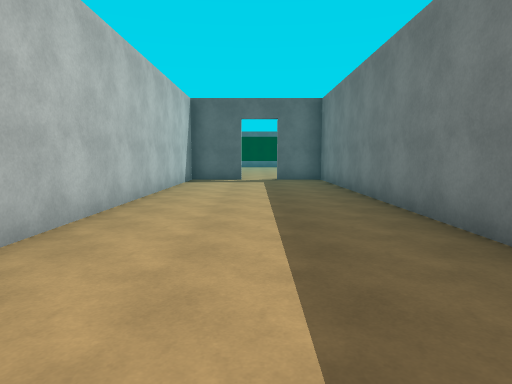
[1] (above)

13 first-person views from a walk through a 3-D level made in the Unity game engine. The camera is 1.5 m above the floor, tilts 6° down and sees 75° across. The floor is counted in squares, 2 m on a side. Each view is taken from the middle of a square. On the plan, view 1 faces up. The plan holds only what a view shows up to about 11 squares ahead; the rest is blank. The player character is not drawn. Door leaves are left out, so doorways stand open. Surface patterns are stand-ins for the level's own textures.

[2]
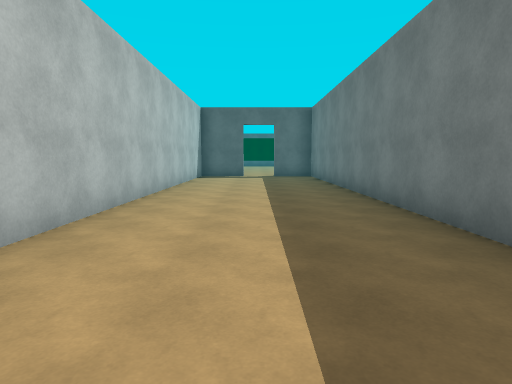

[3]
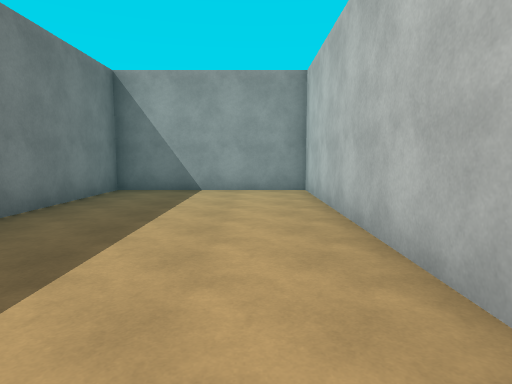

[4]
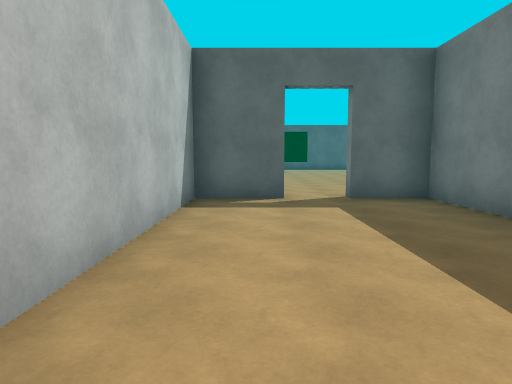

[5]
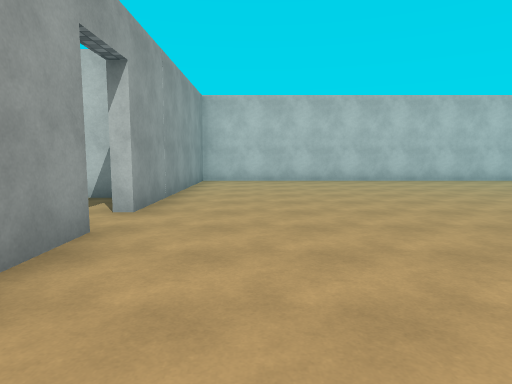

[6]
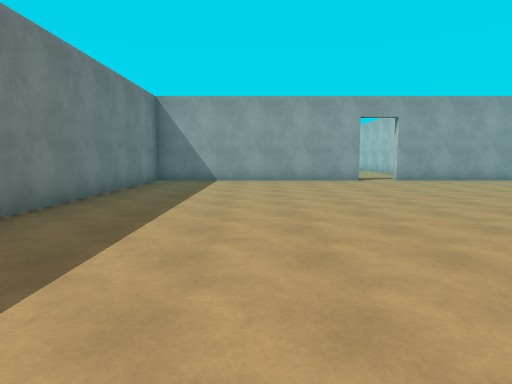

[7]
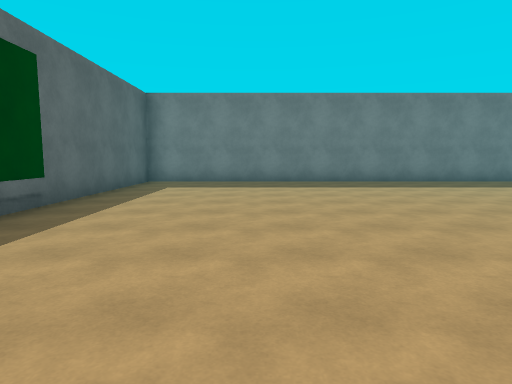

[8]
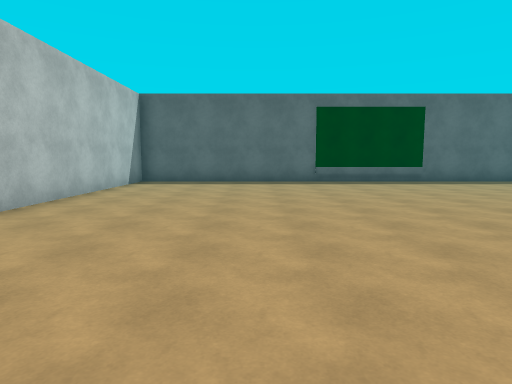

[9]
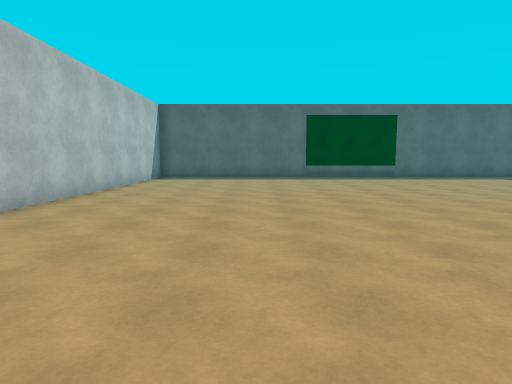

[10]
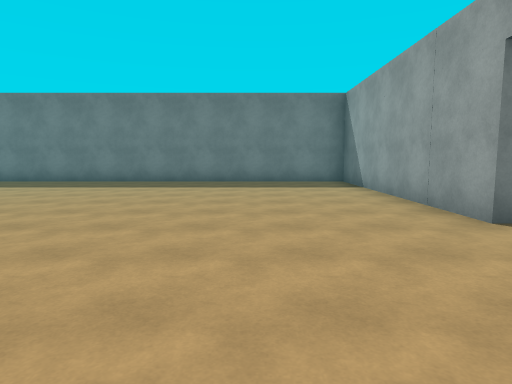

[11]
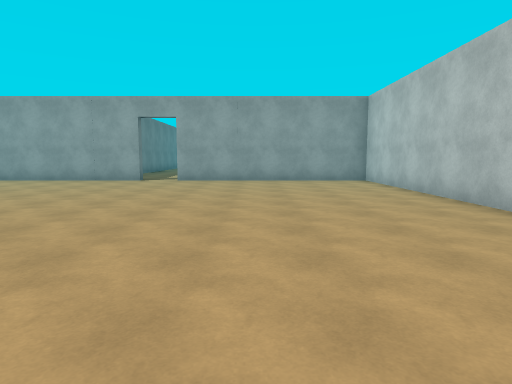

[12]
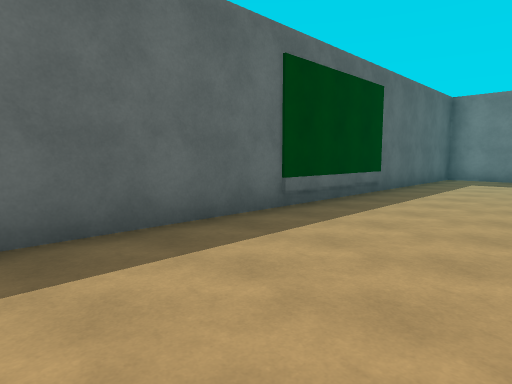

[13]
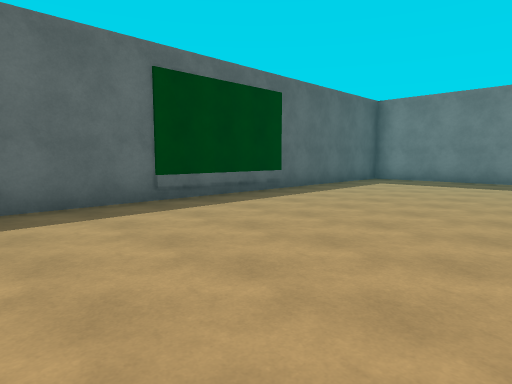

### Floor plan
Ten units are one square. View 1 is at (0, 0); x grows to the right and y downward. Boxes are objects, and circles mark ways between rooms. Rooms are numbered by the first view taken in them; rooms with no view inside come last. Other rooms are left out.
<svg viewBox="-70 -258 146 288">
<path fill="none" stroke="#000" d="M-4 -110 -21 -110 -21 25 22 25 22 -110 6 -110M6 -113 71 -113 71 -253 -65 -253 -65 -113 -4 -113"/>
<circle cx="0" cy="-110" r="3" fill="#2a7"/>
<text x="0" y="-40">1</text>
<text x="0" y="-190">2</text>
</svg>
Room 1 opens to room 2.

Where each view was taken, in squares from view 1:
view 1: 0 up, 0 right, facing up
view 2: 2 down, 0 right, facing up
view 3: 5 up, 1 left, facing down
view 4: 5 up, 1 left, facing up
view 5: 13 up, 4 right, facing left
view 6: 22 up, 4 right, facing down
view 7: 22 up, 3 left, facing right
view 8: 15 up, 3 left, facing up
view 9: 13 up, 3 left, facing up
view 10: 14 up, 3 left, facing right
view 11: 22 up, 3 left, facing down
view 12: 22 up, 5 left, facing up-right
view 13: 20 up, 4 left, facing up-right
